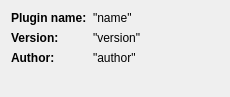
<?xml version="1.0" encoding="UTF-8"?>
<ui version="4.0">
 <class>AboutPlugin</class>
 <widget class="QWidget" name="AboutPlugin">
  <property name="geometry">
   <rect>
    <x>0</x>
    <y>0</y>
    <width>230</width>
    <height>97</height>
   </rect>
  </property>
  <property name="windowTitle">
   <string>Form</string>
  </property>
  <layout class="QFormLayout" name="formLayout">
   <property name="fieldGrowthPolicy">
    <enum>QFormLayout::FieldsStayAtSizeHint</enum>
   </property>
   <item row="0" column="0">
    <widget class="QLabel" name="label">
     <property name="font">
      <font>
       <weight>75</weight>
       <bold>true</bold>
      </font>
     </property>
     <property name="text">
      <string>Plugin name:</string>
     </property>
    </widget>
   </item>
   <item row="0" column="1">
    <widget class="QLabel" name="label_name">
     <property name="text">
      <string>&quot;name&quot;</string>
     </property>
    </widget>
   </item>
   <item row="1" column="0">
    <widget class="QLabel" name="label_3">
     <property name="font">
      <font>
       <weight>75</weight>
       <bold>true</bold>
      </font>
     </property>
     <property name="text">
      <string>Version:</string>
     </property>
    </widget>
   </item>
   <item row="1" column="1">
    <widget class="QLabel" name="label_version">
     <property name="text">
      <string>&quot;version&quot;</string>
     </property>
    </widget>
   </item>
   <item row="2" column="0">
    <widget class="QLabel" name="label_5">
     <property name="font">
      <font>
       <weight>75</weight>
       <bold>true</bold>
      </font>
     </property>
     <property name="text">
      <string>Author:</string>
     </property>
    </widget>
   </item>
   <item row="2" column="1">
    <widget class="QLabel" name="label_author">
     <property name="text">
      <string>&quot;author&quot;</string>
     </property>
    </widget>
   </item>
  </layout>
 </widget>
 <resources/>
 <connections/>
</ui>
